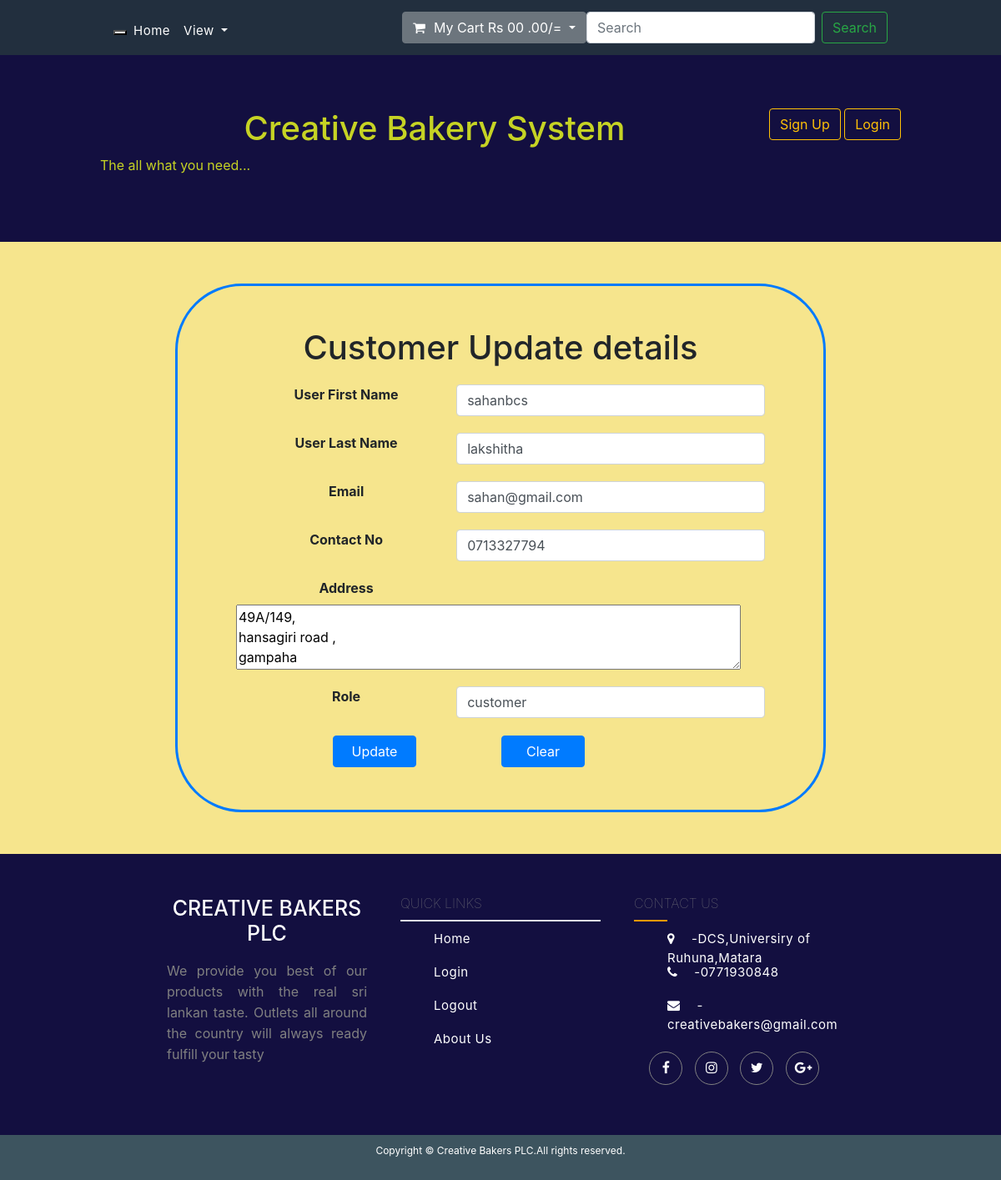
/admin_uptade_customer.php?cid=1, run on the app's committed database.
### tables this page shows
CREATE TABLE `user` (
  `id` int(11) NOT NULL,
  `first_name` varchar(255) NOT NULL,
  `last_name` varchar(255) NOT NULL,
  `email` varchar(255) NOT NULL,
  `contact_no` varchar(255) NOT NULL,
  `password` char(128) NOT NULL,
  `role` varchar(255) NOT NULL,
  `address` varchar(535) DEFAULT NULL,
  `register_date` timestamp NOT NULL DEFAULT current_timestamp(),
  `updated_date` timestamp NULL DEFAULT NULL
);

### admin_uptade_customer.php (the view, shortened to what this page needs)
<?php
    include('top_header.php');
    include('header.php');
?>
<?php
    $uid=intval($_GET['cid']);
    $sql = "SELECT * FROM `user` WHERE `id`= $uid";
    $res = mysqli_query($conn,$sql);
    $row = mysqli_fetch_assoc($res);
?>
    <div class="container-fluid " >
        <div align="center">
        <div class="col-md-8" style="border:3px solid #007bff; margin:50px; border-radius:80px; padding:50px;">
                    <h1>Customer Update details</h1>
            <form action="admin_uptade_customer.php?cid=<?php echo $_GET['cid']; ?>" method="post">
                        <div class="row" style="padding:0px; margin:20px;" >
                             <label class="col-5"   > <b>User First Name  </b></label>
                             <input class="col-7  form-control" type="text"    value="<?php echo $row['first_name'];?>" name="first_name" required>
                        </div>
                        <div class="row" style="padding:0px; margin:20px;" >
                             <label class="col-5"   > <b>User Last Name</b></label>
                             <input class="col-7  form-control" type="text"    value="<?php echo $row['last_name'];?>" name="last_name" required>
                        </div>
                        <div class="row" style="padding:0px; margin:20px;" >
                             <label class="col-5"   > <b>Email</b></label>
                             <input class="col-7  form-control" type="text"    value="<?php echo $row['email'];?>" name="email" required>
                        </div>
                        <div class="row" style="padding:0px; margin:20px;" >
                             <label class="col-5"   > <b>Contact No</b></label>
                             <input class="col-7  form-control" type="text"    value="<?php echo $row['contact_no'];?>" name="contact_no" required>
                        </div>
                        <div class="row" style="padding:0px; margin:20px;" >
                             <label class="col-5"   > <b>Address</b></label>
                              <textarea name="address" id="" cols="57" rows="3"><?php echo $row['address'];?></textarea>
                        </div>
                        <div class="row" style="padding:0px; margin:20px;" >
                             <label class="col-5"   > <b>Role  </b></label>
                             <input class="col-7  form-control" type="text"    value="<?php echo $row['role'];?>" name="role" required>
                        </div>
                         <table>
                         <tr>
                        <th><button class="btn btn-primary col-6  " style="float:left;  ;  width:200px; "  type="submit"    name="update">Update</button> </th>
                          <th><button class="btn btn-primary col-6"  style="  width:200px; " type="reset"    name="clear">Clear</button>     </th>
                         </tr>
                         </table>
            </form>
        </div>
        </div>
    </div>
<?php
 include("footer.php");
?>
</body>
</html>

### style.css (style rules this page uses)
body { background-color:#f6e58d; }
h1 { text-align: center; }

### data on the page
user: first_name "sahanbcs", last_name "lakshitha", email "sahan@gmail.com", contact_no "0713327794", address "49A/149, hansagiri road , gampaha", role "customer"
